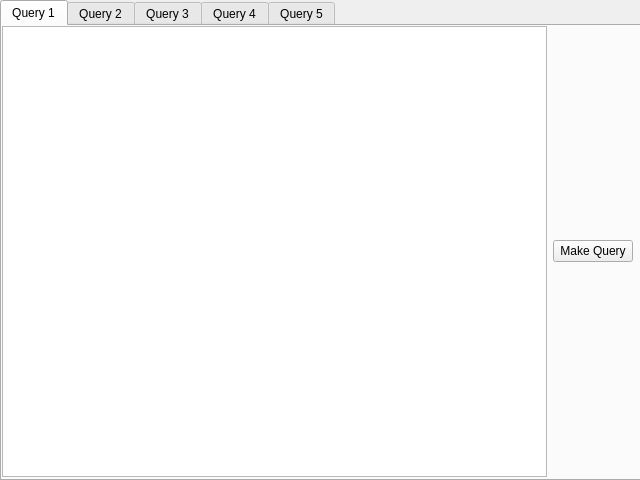
<?xml version="1.0" encoding="UTF-8"?>
<ui version="4.0">
 <class>Window</class>
 <widget class="QWidget" name="Window">
  <property name="geometry">
   <rect>
    <x>0</x>
    <y>0</y>
    <width>640</width>
    <height>480</height>
   </rect>
  </property>
  <property name="sizePolicy">
   <sizepolicy hsizetype="Fixed" vsizetype="Fixed">
    <horstretch>0</horstretch>
    <verstretch>0</verstretch>
   </sizepolicy>
  </property>
  <property name="windowTitle">
   <string>Query GUI</string>
  </property>
  <widget class="QWidget" name="gridLayoutWidget">
   <property name="geometry">
    <rect>
     <x>0</x>
     <y>0</y>
     <width>641</width>
     <height>481</height>
    </rect>
   </property>
   <layout class="QGridLayout" name="gridLayout">
    <item row="0" column="0">
     <widget class="QTabWidget" name="tabWidget">
      <property name="currentIndex">
       <number>0</number>
      </property>
      <widget class="QWidget" name="quer_tab_1">
       <attribute name="title">
        <string>Query 1</string>
       </attribute>
       <widget class="QWidget" name="gridLayoutWidget_2">
        <property name="geometry">
         <rect>
          <x>0</x>
          <y>0</y>
          <width>631</width>
          <height>451</height>
         </rect>
        </property>
        <layout class="QGridLayout" name="gridLayout_2">
         <item row="0" column="0">
          <widget class="QTableView" name="tableView_1">
           <property name="textElideMode">
            <enum>Qt::ElideMiddle</enum>
           </property>
           <attribute name="horizontalHeaderCascadingSectionResizes">
            <bool>true</bool>
           </attribute>
          </widget>
         </item>
         <item row="0" column="1">
          <widget class="QPushButton" name="queryButton1">
           <property name="text">
            <string>Make Query</string>
           </property>
          </widget>
         </item>
        </layout>
       </widget>
      </widget>
      <widget class="QWidget" name="quer_tab_2">
       <attribute name="title">
        <string>Query 2</string>
       </attribute>
       <widget class="QWidget" name="gridLayoutWidget_3">
        <property name="geometry">
         <rect>
          <x>0</x>
          <y>0</y>
          <width>631</width>
          <height>451</height>
         </rect>
        </property>
        <layout class="QGridLayout" name="gridLayout_3">
         <item row="0" column="0">
          <widget class="QTableView" name="tableView_2">
           <property name="textElideMode">
            <enum>Qt::ElideMiddle</enum>
           </property>
           <attribute name="horizontalHeaderCascadingSectionResizes">
            <bool>true</bool>
           </attribute>
          </widget>
         </item>
         <item row="0" column="1">
          <widget class="QPushButton" name="queryButton2">
           <property name="text">
            <string>Make Query</string>
           </property>
          </widget>
         </item>
        </layout>
       </widget>
      </widget>
      <widget class="QWidget" name="quer_tab_3">
       <attribute name="title">
        <string>Query 3</string>
       </attribute>
       <widget class="QWidget" name="gridLayoutWidget_4">
        <property name="geometry">
         <rect>
          <x>0</x>
          <y>0</y>
          <width>631</width>
          <height>451</height>
         </rect>
        </property>
        <layout class="QGridLayout" name="gridLayout_4">
         <item row="0" column="0">
          <widget class="QTableView" name="tableView_3">
           <property name="textElideMode">
            <enum>Qt::ElideMiddle</enum>
           </property>
           <attribute name="horizontalHeaderCascadingSectionResizes">
            <bool>true</bool>
           </attribute>
          </widget>
         </item>
         <item row="0" column="1">
          <widget class="QPushButton" name="queryButton3">
           <property name="text">
            <string>Make Query</string>
           </property>
          </widget>
         </item>
        </layout>
       </widget>
      </widget>
      <widget class="QWidget" name="quer_tab_4">
       <attribute name="title">
        <string>Query 4</string>
       </attribute>
       <widget class="QWidget" name="gridLayoutWidget_5">
        <property name="geometry">
         <rect>
          <x>0</x>
          <y>0</y>
          <width>631</width>
          <height>451</height>
         </rect>
        </property>
        <layout class="QGridLayout" name="gridLayout_5">
         <item row="0" column="0">
          <widget class="QTableView" name="tableView_4">
           <property name="textElideMode">
            <enum>Qt::ElideMiddle</enum>
           </property>
           <attribute name="horizontalHeaderCascadingSectionResizes">
            <bool>true</bool>
           </attribute>
          </widget>
         </item>
         <item row="0" column="1">
          <widget class="QPushButton" name="queryButton4">
           <property name="text">
            <string>Make Query</string>
           </property>
          </widget>
         </item>
        </layout>
       </widget>
      </widget>
      <widget class="QWidget" name="quer_tab_5">
       <attribute name="title">
        <string>Query 5</string>
       </attribute>
       <widget class="QWidget" name="gridLayoutWidget_6">
        <property name="geometry">
         <rect>
          <x>0</x>
          <y>0</y>
          <width>631</width>
          <height>451</height>
         </rect>
        </property>
        <layout class="QGridLayout" name="gridLayout_6">
         <item row="0" column="0">
          <widget class="QTableView" name="tableView_5">
           <property name="textElideMode">
            <enum>Qt::ElideMiddle</enum>
           </property>
           <attribute name="horizontalHeaderCascadingSectionResizes">
            <bool>true</bool>
           </attribute>
          </widget>
         </item>
         <item row="0" column="1">
          <widget class="QPushButton" name="queryButton5">
           <property name="text">
            <string>Make Query</string>
           </property>
          </widget>
         </item>
        </layout>
       </widget>
      </widget>
     </widget>
    </item>
   </layout>
  </widget>
 </widget>
 <resources/>
 <connections/>
</ui>
